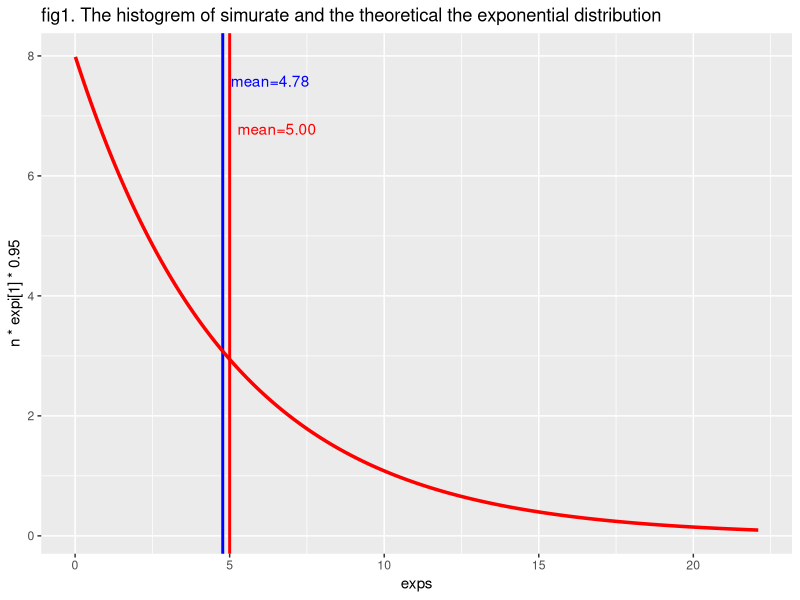
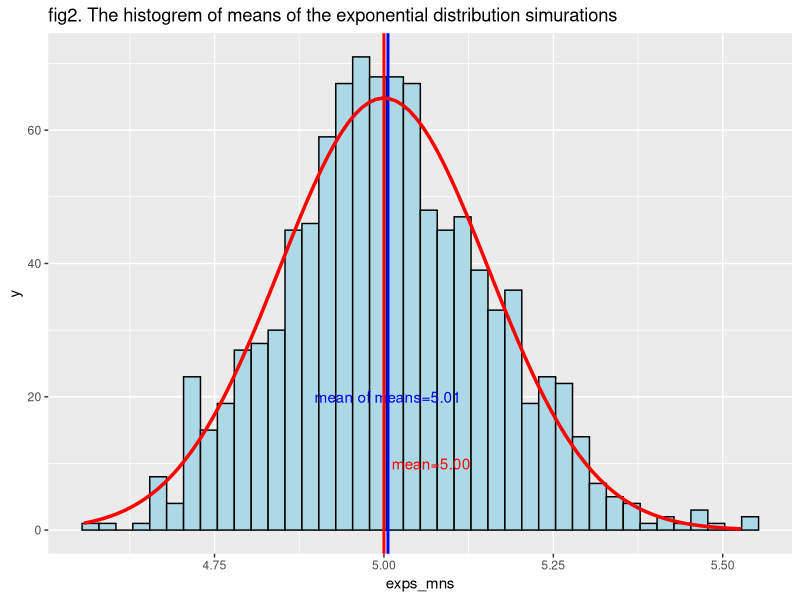
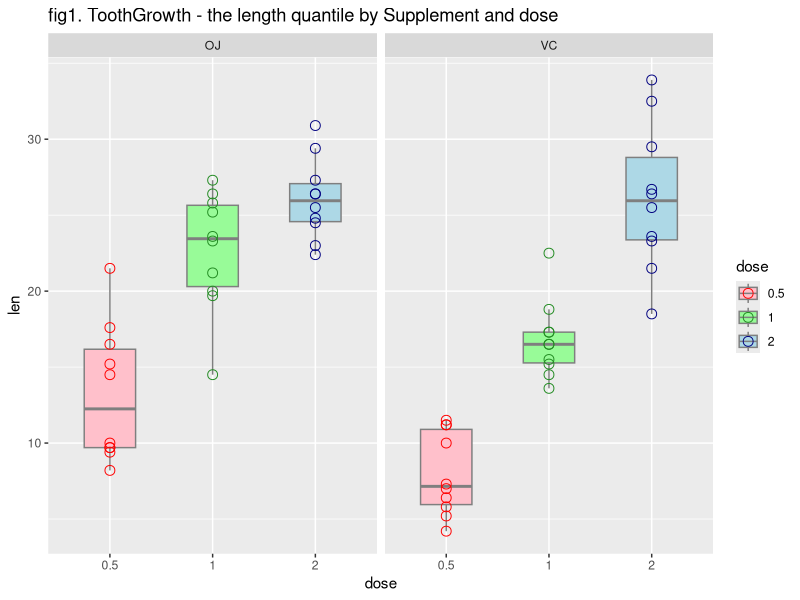
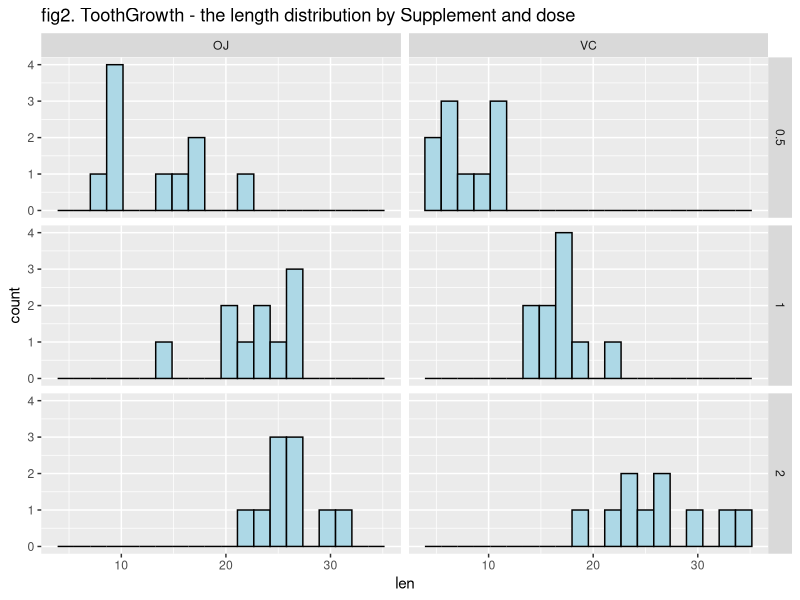

R code for these plots, in order:
## ---- chunk 1
library(tidyverse)
## ---- chunk 2
set.seed(0)
n       <- 40 # number of sampling
lambda  <- 0.2
exps    <- rexp(n, lambda) # Sampling
exps_mn <- mean(exps)
xi      <- c(0.01,seq(0.1,max(exps),by=0.1))
expi    <- dexp(xi,lambda)  # Ideal distribution
expi_mn <- 1/lambda
ggplot()+
    geom_histogram(aes(x=exps),bins=max(exps),color='black',fill='lightblue')+
    geom_vline(xintercept=exps_mn, color='blue', size=1) +
    geom_text(aes(x=exps_mn,y=n*expi[1]*0.95), color='blue', hjust=-0.1,
              label=sprintf("mean=%3.2f", exps_mn)) +
    geom_line(aes(x=xi,n*expi),color='red', size=1.2) +
    geom_vline(xintercept=expi_mn, color='red', size=1) +
    geom_text(aes(x=expi_mn,y=n*expi[1]*0.85), color='red', hjust=-0.1, 
              label=sprintf("mean=%3.2f", expi_mn)) +
    ggtitle('fig1. The histogrem of simurate and the theoretical the exponential distribution')
## ---- chunk 3
exps_var <- var(exps)   # the variance of samples
expi_var <- 1/lambda^2  # the variance of idial distribution
cat ('Calculated variance, from sampes=',exps_var,'; from theoretical=',expi_var)    
## ---- chunk 4
set.seed(0)
n       <- 1000
ns      <- 40 # number of sampling
lambda  <- 0.2
# Append mean for each 40 Samples
exps_mns <- NULL
for (i in 1 : n){ exps_mns <- c(exps_mns, mean(rexp(n, lambda))) }
exps_mn_mns <- mean(exps_mns)
nori_mn <- 1/lambda
xi      <- seq(min(exps_mns),max(exps_mns),by=0.01)
nori    <- 25*dnorm(xi,mean=nori_mn,sd=sd(exps_mns))  # Ideal distribution

ggplot()+
    geom_histogram(aes(x=exps_mns),bins=40,color='black',fill='lightblue')+
    geom_vline(xintercept=exps_mn_mns, color='blue', size=1) +
    geom_text(aes(x=exps_mn_mns,y=20), color='blue', 
              label=sprintf("mean of means=%3.2f", exps_mn_mns)) +
    geom_line(aes(x=xi,nori),color='red', size=1.2) +
    geom_vline(xintercept=nori_mn, color='red', size=1) +
    geom_text(aes(x=nori_mn,y=10), color='red', hjust=-0.1, 
              label=sprintf("mean=%3.2f", nori_mn)) +
    ggtitle('fig2. The histogrem of means of the exponential distribution simurations')
## ---- chunk 5
head(ToothGrowth,4)
summary(ToothGrowth)
table(ToothGrowth$supp,ToothGrowth$dose)
## ---- chunk 6
ToothGrowth <- ToothGrowth %>% mutate(dose=factor(dose))

ggplot(ToothGrowth, aes(x=dose,y=len)) + 
    geom_boxplot(aes(fill=dose), color='gray50', width=0.5, outlier.shape=NA) + 
    geom_point(  aes(color=dose), shape=1, size=3 ) +
    facet_wrap( ~supp) + ggtitle('fig1. ToothGrowth - the length quantile by Supplement and dose') +
    scale_color_manual(values=c('red','forestgreen','navyblue')) +
    scale_fill_manual( values=c('pink','palegreen','lightblue'))

ggplot(ToothGrowth, aes(x=len)) + 
    geom_histogram(bins=20,color='black',fill='lightblue') +
    facet_grid(dose~supp) + ggtitle('fig2. ToothGrowth - the length distribution by Supplement and dose')
## ---- chunk 7
g1 <- ToothGrowth %>% filter(supp=='OJ',dose==0.5) %>% pull(len)
g2 <- ToothGrowth %>% filter(supp=='OJ',dose==1  ) %>% pull(len)
p  <- t.test(g2,g1,paired=FALSE,var.equal=TRUE,alternative='greater')$p.value
cat('T test: p-value=', p, ' < 0.05 is reject the null hypothesis.\n')
## ---- chunk 8
g1 <- ToothGrowth %>% filter(supp=='OJ',dose==1  ) %>% pull(len)
g2 <- ToothGrowth %>% filter(supp=='OJ',dose==2  ) %>% pull(len)
p  <- t.test(g2,g1,paired=FALSE,var.equal=TRUE,alternative='greater')$p.value
cat('T test: p-value=', p, ' < 0.05 is reject the null hypothesis.\n')
## ---- chunk 9
g1 <- ToothGrowth %>% filter(supp=='VC',dose==0.5) %>% pull(len)
g2 <- ToothGrowth %>% filter(supp=='VC',dose==1  ) %>% pull(len)
p  <- t.test(g2,g1,paired=FALSE,var.equal=TRUE,alternative='greater')$p.value
cat('T test: p-value=', p, ' < 0.05 is reject the null hypothesis.\n')
## ---- chunk 10
g1 <- ToothGrowth %>% filter(supp=='VC',dose==1  ) %>% pull(len)
g2 <- ToothGrowth %>% filter(supp=='VC',dose==2  ) %>% pull(len)
p  <- t.test(g2,g1,paired=FALSE,var.equal=TRUE,alternative='greater')$p.value
cat('T test: p-value=', p, ' < 0.05 is reject the null hypothesis.\n')
